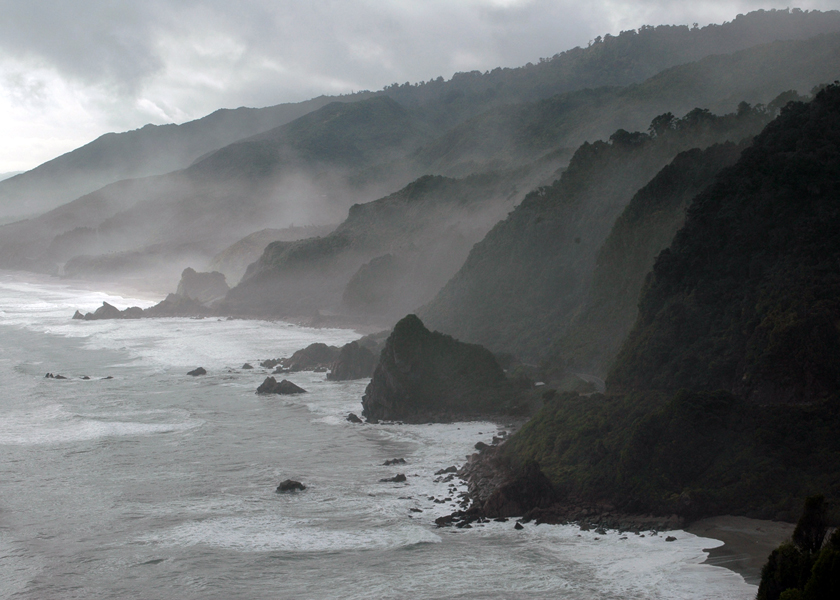
#> input picture 04_Image_Enhancement/New_Zealand_Coast.jpg, 840 x 600 px
$ python -i Seelamneni_Srilakshmi_final.py   (imports and definitions only)   (older library calls are emulated)
#> lines starting #> are read from the running program, lines starting #| are printed output that depends on the picture; after the words box and inside, x2 and y2 are one past the last pixel; in counts of white or black regions, pixels touching at a corner belong together
#> further down, picture is the input picture: shape (600, 840, 3); mean B, G, R 115.2, 113.8, 110.9
##################################################################################
# Libraries

import cv2
import numpy as np
import matplotlib.pyplot as plt

##################################################################################
# Variables to map the numeric values to the filter names.  We will use later.
PREVIEW   = 0   # Preview Mode
GRAY      = 1   # Grayscale Filter
THRESHOLD = 2   # Threshold Filter
FACE = 3 # Face detection Filter
SOBEL = 4 #Sobel Filter
SKIN = 5 # Skin Detector Filter
BLUR = 6 # Blur Filter

##################################################################################
# All your filter and tracker functions.
# [52 lines left out: functions Threshold_filter, face_detection, not called in this run]

################################################################################################################################

def sobel_filter(frame):
    gray_image = cv2.cvtColor(frame, cv2.COLOR_BGR2GRAY)
    blurred_img = cv2.GaussianBlur(gray_image, (5,5), 5)

    sobelx = cv2.Sobel(blurred_img, cv2.CV_64F, 0, 1, ksize=3)
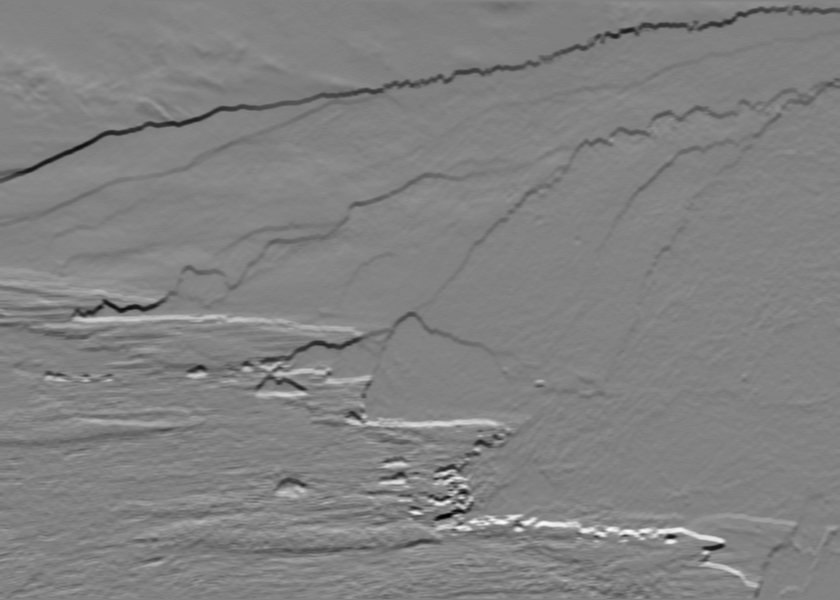
#> sobelx: shape (600, 840) float64; min -224, max 215, mean -0.9; drawn with min black and max white
    sobely = cv2.Sobel(blurred_img, cv2.CV_64F, 1, 0, ksize=3)
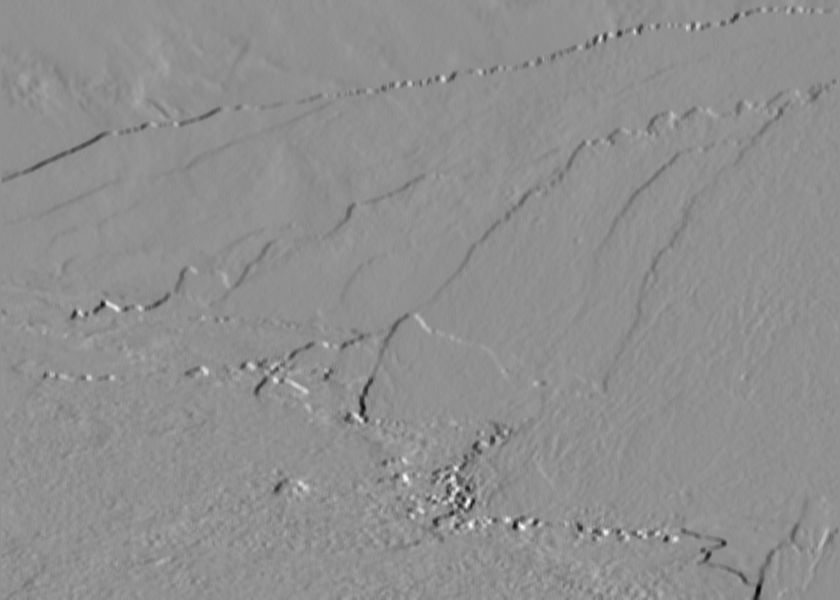
#> sobely: shape (600, 840) float64; min -214, max 164, mean -1.5; drawn with min black and max white

    magnitude = cv2.magnitude(sobelx, sobely)
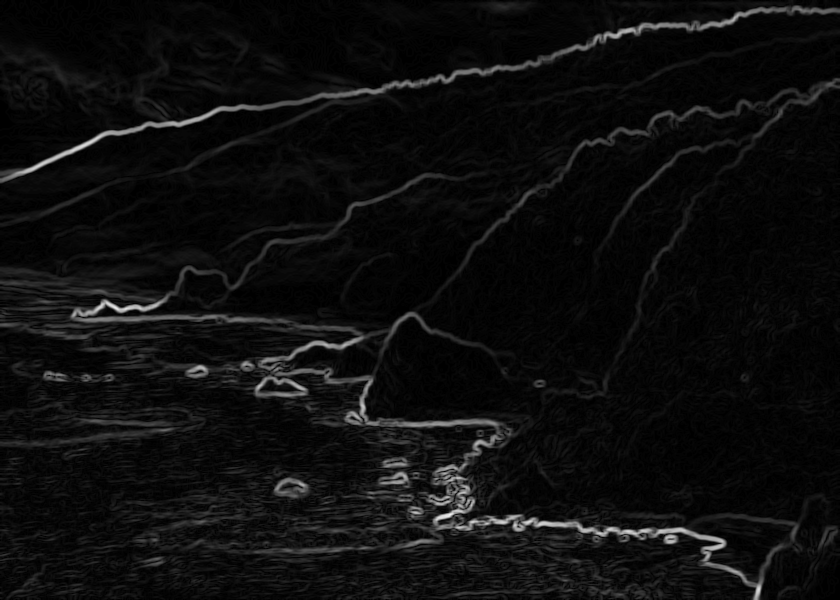
#> magnitude: shape (600, 840) float64; min 0, max 244.6, mean 13.7

    threshold_value = 100
    maximum_value = 255
    threshold_type = cv2.THRESH_BINARY
    retval, thresholded = cv2.threshold(magnitude, threshold_value, maximum_value, threshold_type)
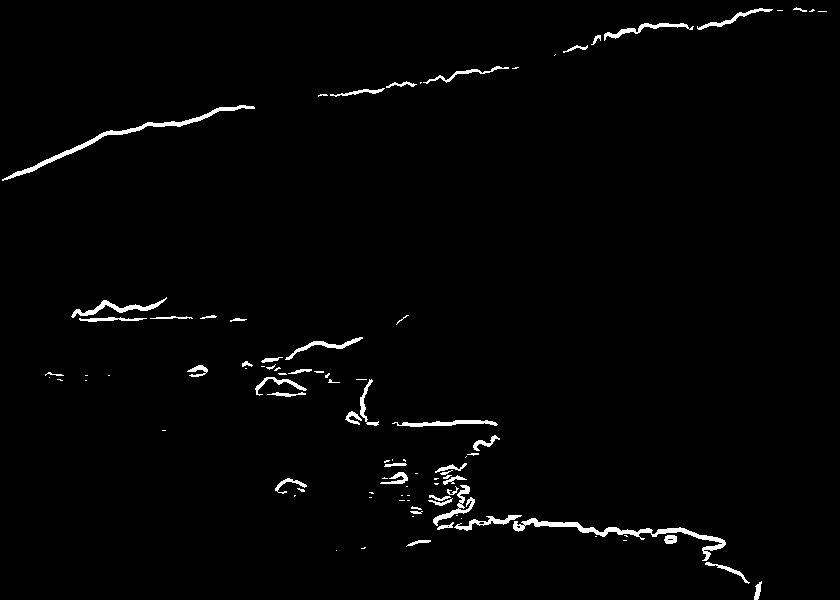
#> thresholded: shape (600, 840) float64; 1.7% white; 95 white regions (45 under 20 px), largest, box (x1, y1, x2, y2) and area: (513, 518, 726, 561) 1229, (2, 105, 255, 181) 1097, (71, 297, 167, 318) 453
#> retval = 100

    return thresholded

########################################################################

# [13 lines left out: function Skin_detection, not called in this run]

################################################################################################

def Blur_filter(frame):
    blur = cv2.GaussianBlur(frame,(5,5),5)
    return blur

################################################################################################
# The video image loop.

# Create a VideoCapture object and read from input file
# If the input is taken from the camera, pass 0 instead of the video file name.
# [1 line not run here, left out]

# Variable to keep track of the current image filter. Default set to Preview.
image_filter = PREVIEW

# Video Loop
# [65 lines not run here, left out]

>>> import cv2
>>> picture = cv2.imread('../../../04_Image_Enhancement/New_Zealand_Coast.jpg')
>>> result = sobel_filter(picture)
